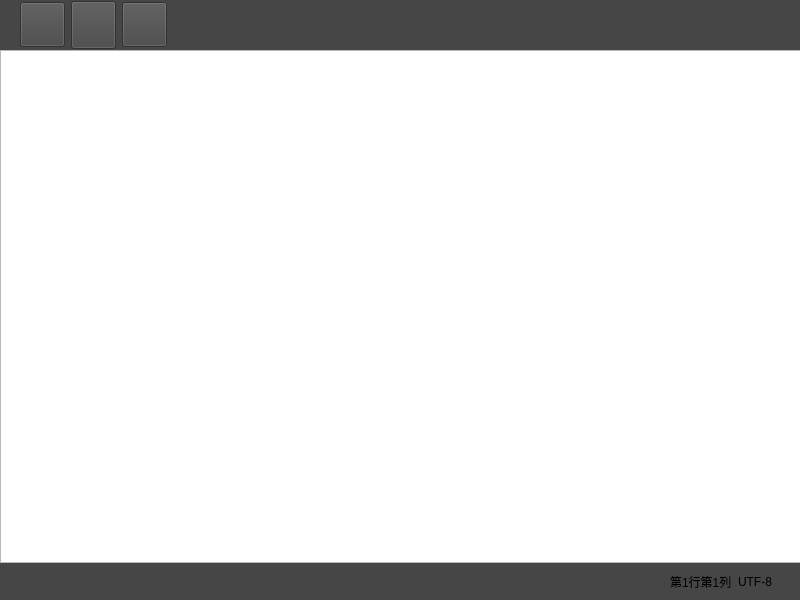
<?xml version="1.0" encoding="UTF-8"?>
<ui version="4.0">
 <class>Widget</class>
 <widget class="QWidget" name="Widget">
  <property name="geometry">
   <rect>
    <x>0</x>
    <y>0</y>
    <width>800</width>
    <height>600</height>
   </rect>
  </property>
  <property name="windowTitle">
   <string>老陈记事本</string>
  </property>
  <property name="windowIcon">
   <iconset resource="res.qrc">
    <normaloff>:/icon/note.png</normaloff>:/icon/note.png</iconset>
  </property>
  <widget class="QWidget" name="layoutWidget">
   <property name="geometry">
    <rect>
     <x>0</x>
     <y>0</y>
     <width>801</width>
     <height>601</height>
    </rect>
   </property>
   <layout class="QVBoxLayout" name="verticalLayout">
    <property name="spacing">
     <number>0</number>
    </property>
    <item>
     <widget class="QWidget" name="widgetButtons" native="true">
      <property name="minimumSize">
       <size>
        <width>0</width>
        <height>50</height>
       </size>
      </property>
      <property name="styleSheet">
       <string notr="true">background-color: rgb(70, 70, 70);</string>
      </property>
      <widget class="QWidget" name="layoutWidget">
       <property name="geometry">
        <rect>
         <x>20</x>
         <y>0</y>
         <width>751</width>
         <height>50</height>
        </rect>
       </property>
       <layout class="QHBoxLayout" name="hlLayoutButtons">
        <item>
         <widget class="QPushButton" name="btnFileOpen">
          <property name="minimumSize">
           <size>
            <width>45</width>
            <height>45</height>
           </size>
          </property>
          <property name="styleSheet">
           <string notr="true">QPushButton { border-image: url(:/icon/o1.png); }

QPushButton:hover { border-image: url(:/icon/o2.png); }

QPushButton:pressed { border-image: url(:/icon/o3.png); }</string>
          </property>
          <property name="text">
           <string/>
          </property>
         </widget>
        </item>
        <item>
         <widget class="QPushButton" name="btnSave">
          <property name="minimumSize">
           <size>
            <width>45</width>
            <height>48</height>
           </size>
          </property>
          <property name="styleSheet">
           <string notr="true">QPushButton { border-image: url(:/icon/s1.png); }

QPushButton:hover { border-image: url(:/icon/s2.png); }

QPushButton:pressed { border-image: url(:/icon/s3.png); }</string>
          </property>
          <property name="text">
           <string/>
          </property>
         </widget>
        </item>
        <item>
         <widget class="QPushButton" name="btnClose">
          <property name="minimumSize">
           <size>
            <width>45</width>
            <height>45</height>
           </size>
          </property>
          <property name="styleSheet">
           <string notr="true">QPushButton { border-image: url(:/icon/c1.png); }

QPushButton:hover { border-image: url(:/icon/c2.png); }

QPushButton:pressed { border-image: url(:/icon/c3.png); }</string>
          </property>
          <property name="text">
           <string/>
          </property>
         </widget>
        </item>
        <item>
         <spacer name="horizontalSpacer">
          <property name="orientation">
           <enum>Qt::Horizontal</enum>
          </property>
          <property name="sizeHint" stdset="0">
           <size>
            <width>40</width>
            <height>20</height>
           </size>
          </property>
         </spacer>
        </item>
       </layout>
      </widget>
     </widget>
    </item>
    <item>
     <widget class="QTextEdit" name="textEdit"/>
    </item>
    <item>
     <widget class="QWidget" name="widgetBottom" native="true">
      <property name="minimumSize">
       <size>
        <width>0</width>
        <height>35</height>
       </size>
      </property>
      <property name="layoutDirection">
       <enum>Qt::LeftToRight</enum>
      </property>
      <property name="autoFillBackground">
       <bool>false</bool>
      </property>
      <property name="styleSheet">
       <string notr="true">background-color: rgb(70, 70, 70);</string>
      </property>
      <layout class="QHBoxLayout" name="horizontalLayout">
       <item>
        <spacer name="horizontalSpacer_2">
         <property name="orientation">
          <enum>Qt::Horizontal</enum>
         </property>
         <property name="sizeHint" stdset="0">
          <size>
           <width>614</width>
           <height>20</height>
          </size>
         </property>
        </spacer>
       </item>
       <item>
        <widget class="QLabel" name="labelPosition">
         <property name="text">
          <string>第1行第1列</string>
         </property>
        </widget>
       </item>
       <item>
        <widget class="QLabel" name="labelCode">
         <property name="text">
          <string>UTF-8</string>
         </property>
        </widget>
       </item>
       <item>
        <spacer name="horizontalSpacer_3">
         <property name="orientation">
          <enum>Qt::Horizontal</enum>
         </property>
         <property name="sizeType">
          <enum>QSizePolicy::Fixed</enum>
         </property>
         <property name="sizeHint" stdset="0">
          <size>
           <width>20</width>
           <height>20</height>
          </size>
         </property>
        </spacer>
       </item>
      </layout>
     </widget>
    </item>
   </layout>
  </widget>
 </widget>
 <resources>
  <include location="res.qrc"/>
 </resources>
 <connections/>
</ui>
